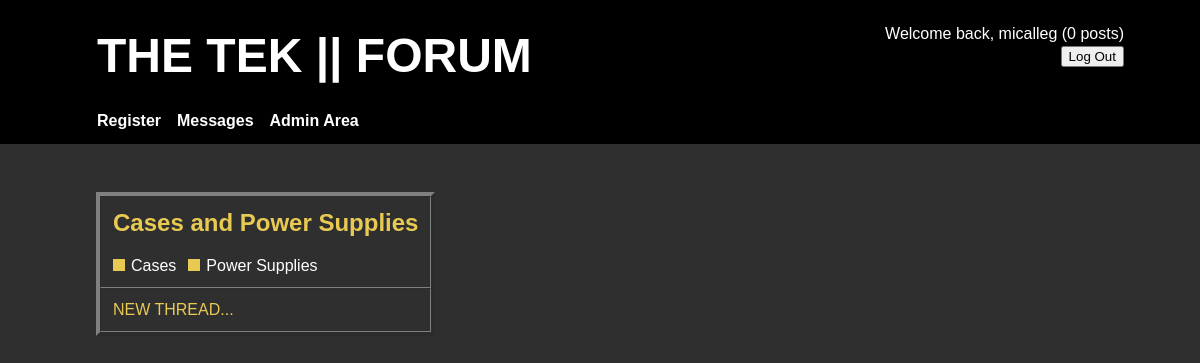
Screenshot of /website/section.php?title=Cases and Power Supplies (signed in) with the database file from the repository.
### tables this page shows
CREATE TABLE Users (
	Username VARCHAR(20) PRIMARY KEY,
	Pwd VARCHAR(40) NOT NULL,
	Email VARCHAR(40) NOT NULL,
	RegDate DATE NOT NULL, 
	PostCount INT NOT NULL DEFAULT 0
);

CREATE TABLE Sections (
	Name VARCHAR(50) PRIMARY KEY,
	Description VARCHAR(150),
	SupSection VARCHAR(50) DEFAULT "root"
);

### website/functions.php (called while the page is built, shortened)
<?php
	function db_auth()
	{
		$host = "basidati1004.studenti.math.unipd.it";
		$user = "gcusinat";
		$pwd = "LzdSOz8H";
		$conn = mysql_connect($host, $user, $pwd)
			or die($_SERVER['PHP_SELF'] . "Connection failed, plese try again!");
		return $conn;
	}
  function post_count($username)
  {
  	$conn = db_auth();
  	$user = mysql_query("SELECT * FROM Users WHERE Username='$username'", $conn);
  	if ($row = mysql_fetch_assoc($user))
  	{
  		$count = $row['PostCount'];
			return $count;
  	}
  	return false;
  }
?>

### website/section.php (the view, shortened to what this page needs)
<html>
	<head>
		<link href="style.css" rel="stylesheet" type="text/css">
	</head>
	<body>
		<?php require 'header.php'; ?>
		<div id="content">
			<table border='4' cellspacing='0' cellpadding='12'>
				<tr>
					<?php
						$conn = db_auth();
						$title = $_GET['title'];
						$section = mysql_query("SELECT * FROM Sections WHERE Name='$title'", $conn);
						if ($sec = mysql_fetch_assoc($section))
						{
							$descr = $sec['Description'];
							echo "<td>
												<h2 class='section'>$title</h2>
												<font color='white'>$descr</font>";
							$subSections = mysql_query("SELECT * FROM Sections WHERE SupSection='$title'", $conn);
							while($subsec = mysql_fetch_assoc($subSections))
							{
								$sname = $subsec['Name'];
								echo "<span class='rectangle'></span><a href='section.php?title=$sname' class='subsection'>$sname</a>";
							}
						}
					?>
					</td>
				<tr>
					<td>
						<?php
							echo "<a href='newthread.php?sec=$title' class='section'>NEW THREAD...</a>";
						?>
					</td>
				</tr>
		 	</table>
		</div>
	</body>
</html>

### website/header.php (shortened to what this page needs)
<div id="header">
	<table id="headtable">
		<tr>
			<td>
		 		<a href="home.php" id="title"><strong>THE TEK || FORUM</strong></a>
		  </td>
		  <td align="right">
		  <?php
	  		require "functions.php";
		  	$userinfo = $_SESSION['userinfo'];
		  	if ($userinfo)
		  	{
		  		$username = $userinfo['Username'];
				  $postcount = post_count($username);
		  		echo "<br><table border='0' cellspacing='3' cellpadding='0'>
		  											<tr></tr>
									<tr>
										<td class='option'>Welcome back, $username ($postcount posts)</td>
									</tr>
									<tr>
										<td>
											<form action='processform.php?logout=true' method='post' align=right>
												<input type='submit' value='Log Out'>
											</form>
										</td>
									</tr>
									<tr>
									<td><br></td>
									<tr>
								</table>";
		  	}
		  ?>
		 	</td>
		</tr>
		<tr>
			<td>
				<a href="register.php" class="option"><strong>Register</strong></a>
				<a href="messages.php" class="option"><strong>Messages</strong></a>
				<a href="adminarea.php" class="option"><strong>Admin Area</strong></a>
			</td>
			<td></td>
		</tr>
	</table>
</div>

### website/style.css (style rules this page uses)
body { margin: 0px; padding: 0px; background-color: #2F2F30; }
#header { background-color: black; height: 144px; }
#content { margin: 48px 96px 48px 96px; color: white; }
#title { font-family: Futura, Impact, Helvetica, Arial, sans-serif; color: white; font-size: 48; text-decoration: none; }
#headtable { width: 86%; border-collapse: collapse; margin: 0 96 0 96; }
.option { font-family: helvetica; color: white; text-decoration: none; margin: 0px 12px 0px 0px; }
.section { font-family: helvetica; color: #E8CA53; text-decoration: none; }
.rectangle { width: 12px; height: 12px; background: #E8CA53; display: inline-block; margin: 0px 6px 0px 0px; }
.subsection { color: white; font-family: helvetica; text-decoration: none; margin: 0px 12px 0px 0px; }

### rows the page displays
users: PostCount "0"
sections: Name "Cases"
sections: Name "Power Supplies"

### other values shown
$username "micalleg"
$title "Cases and Power Supplies"
